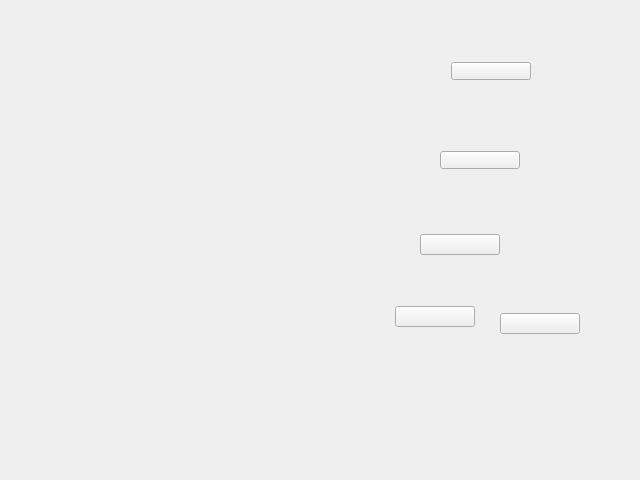
<?xml version="1.0" encoding="UTF-8"?>
<ui version="4.0">
 <class>Menu</class>
 <widget class="QWidget" name="Menu">
  <property name="geometry">
   <rect>
    <x>0</x>
    <y>0</y>
    <width>640</width>
    <height>480</height>
   </rect>
  </property>
  <property name="minimumSize">
   <size>
    <width>640</width>
    <height>480</height>
   </size>
  </property>
  <property name="maximumSize">
   <size>
    <width>640</width>
    <height>480</height>
   </size>
  </property>
  <property name="windowTitle">
   <string>Form</string>
  </property>
  <property name="styleSheet">
   <string notr="true">background-image: url(:/images/mmscreen.jpg);</string>
  </property>
  <widget class="QPushButton" name="btnAdventure">
   <property name="geometry">
    <rect>
     <x>451</x>
     <y>62</y>
     <width>80</width>
     <height>18</height>
    </rect>
   </property>
   <property name="text">
    <string/>
   </property>
  </widget>
  <widget class="QPushButton" name="btnGauntlet">
   <property name="geometry">
    <rect>
     <x>440</x>
     <y>151</y>
     <width>80</width>
     <height>18</height>
    </rect>
   </property>
   <property name="text">
    <string/>
   </property>
  </widget>
  <widget class="QPushButton" name="btnOptions">
   <property name="geometry">
    <rect>
     <x>420</x>
     <y>234</y>
     <width>80</width>
     <height>21</height>
    </rect>
   </property>
   <property name="text">
    <string/>
   </property>
  </widget>
  <widget class="QPushButton" name="btnMoreGames">
   <property name="geometry">
    <rect>
     <x>395</x>
     <y>306</y>
     <width>80</width>
     <height>21</height>
    </rect>
   </property>
   <property name="text">
    <string/>
   </property>
  </widget>
  <widget class="QPushButton" name="btnQuit">
   <property name="geometry">
    <rect>
     <x>500</x>
     <y>313</y>
     <width>80</width>
     <height>21</height>
    </rect>
   </property>
   <property name="text">
    <string/>
   </property>
  </widget>
  <widget class="QLabel" name="eye_left">
   <property name="geometry">
    <rect>
     <x>210</x>
     <y>345</y>
     <width>31</width>
     <height>31</height>
    </rect>
   </property>
   <property name="text">
    <string/>
   </property>
  </widget>
  <widget class="QLabel" name="eye_right">
   <property name="geometry">
    <rect>
     <x>268</x>
     <y>335</y>
     <width>31</width>
     <height>31</height>
    </rect>
   </property>
   <property name="text">
    <string/>
   </property>
  </widget>
 </widget>
 <resources/>
 <connections/>
</ui>
